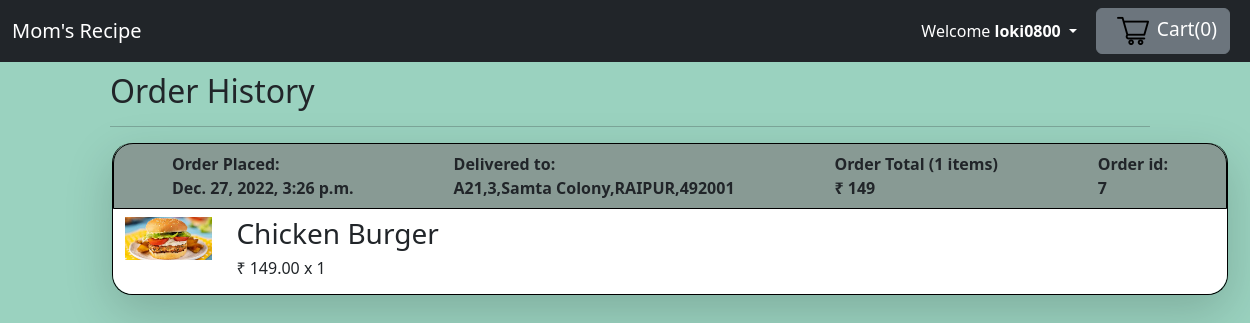
Before: /order (signed in) with the older database file.
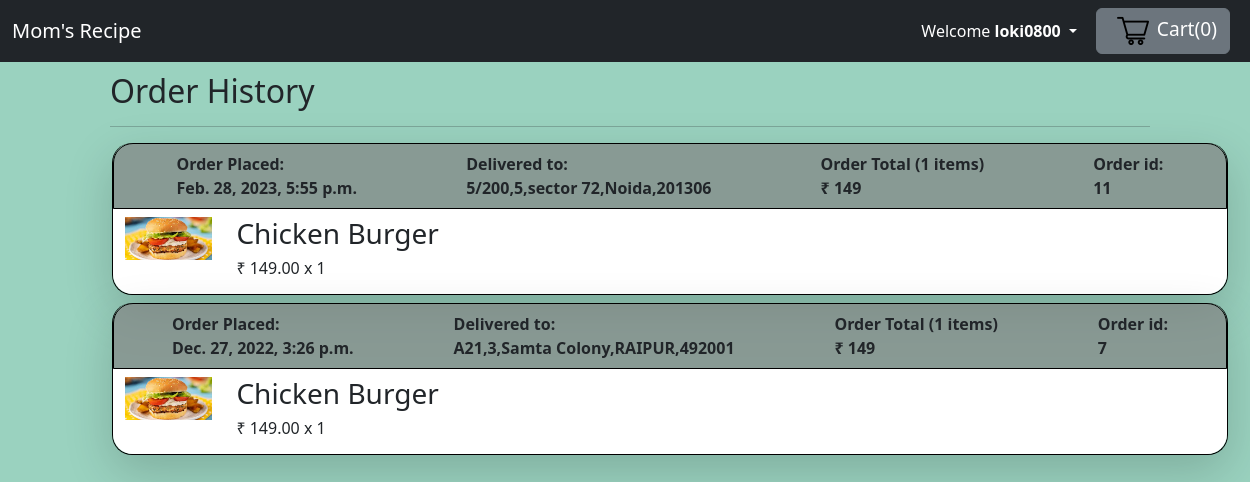
After: the same page with the newer database file.
### zapp/models.py (models this page shows)
class Order(models.Model):
    datetime = models.DateTimeField(default=datetime.datetime.now,null=True)
    orderid = models.AutoField(primary_key=True)
    username = models.ForeignKey(User,null=True,on_delete=models.SET_NULL)
    useraddress = models.CharField(null=True,max_length = 1000)
    items = models.CharField(null=True,max_length = 5000)
    totalprice = models.CharField(null=True,max_length = 100)

### zapp/views.py (the view)
# urls.py: path('order',views.orderpage,name='orderpage'),
@login_required(login_url='home')
def orderpage(request):
    myuser = request.user.get_username()
    userobj = User.objects.get(phone_number=myuser)
    myorder = Order.objects.filter(username=userobj).order_by('-datetime').values('datetime','useraddress','orderid','totalprice')
    orderitem = Order.objects.filter(username=userobj).order_by('-datetime').values('items')
    ord = (len(orderitem))
    for i in orderitem:
        for j in i:
            i[j] = (eval(i[j]))
    items = zip(myorder,orderitem)
    return render(request,'orderpage.html',{'myorder':items,'len':ord})

### zapp/models.py (called while the page is built)
    def __str__(self):
        return (self.username)

### templates/orderpage.html (shortened to what this page needs)
<!DOCTYPE html>
<html lang="en">
<head>
  <link rel="stylesheet" href="/static/bootstrap.min.css" />
</head>
<body style="background-color:rgba(36, 158, 116, 0.458) ;">
  <nav class="navbar navbar-expand-lg navbar-dark bg-dark ">
    <div class="container-fluid">
      <a class="navbar-brand home" href="userpage" >Mom's Recipe</a>
      <div class="collapse navbar-collapse" style="position:absolute;right:100px" id="navbarSupportedContent">
        <div class="dropdown" style="padding:0px 50px 0px 10px; margin-right:10px;">
          <button style="color:White;" class="btn  dropdown-toggle" type="button" id="dropdownMenuButton" data-toggle="dropdown" aria-haspopup="true" aria-expanded="false">
            Welcome <strong id="uname">{{user}}</strong>
          </button>
        </div>
      </div>
      <button type="button" class="btn btn-secondary mx-2 cartbtn"  id="popcart" data-container="body" data-toggle="popover" data-placement="bottom" data-html="true">
        <span style="font-size: 1.2rem;"><span class="mx-2"><img src="/media/items/logo/shopping-cart (1).png" alt="" ></span>Cart(<span id="cart{{user}}" name="cart">0</span>)</span>
      </button>
    </div>
  </nav>
<div style="margin: 10px 100px 0px 110px">
<h2>Order History</h2>
<hr>
</div>
{% if len %}
<div class="container" style="margin: 10px 100px 0px 100px">
{% for key,value in myorder %}
<div class="my-2 shadow-lg"  style="border-top:0px;border-right:1px solid black;border-bottom:1px solid black;border-left:1px solid black;border-radius:20px 20px 20px 20px">
  <div class="p-2" style=" width: 100%; border:1px solid black;background-color:rgba(128, 128, 128, 0.686);border-radius:20px 20px 0px 0px">
    <div style="display: flex; flex-direction: row; justify-content: space-around; align-content: stretch;">
      <b>
        <span>
          Order Placed:
          <br>
          {{key.datetime}}
        </span>
      </b>
      <b>
      <span>
        Delivered to:
        <br>
        {{key.useraddress}}
      </span>
      </b>
      <b>
        <span>
          Order Total ({{value.items | length}} items)
          <br>
          &#8377 {{key.totalprice}}
        </span>
      </b>
      <b>
        <span>
          Order id:
          <br>
          {{key.orderid}}
        </span>
      </b>
    </div>
  </div>
<div style="background-color:white; border-radius:0px 0px 20px 20px">
{% for a,b in value.items.items %}
<div class='row m-0 pt-2 pb-2'>
  <div class='col col-sm-2' style="width:10% ;">
    <img src="{{b.4}}" width='100%' alt='...' />
       </div>
  <div class='col '>
    <h3 id='name'> {{b.1}} </h3>
    <h6>&#8377 {{b.2}} x {{b.0}}
    </div>
  </div>
  {% endfor %}
  </div>
</div>
  {% endfor %}
</div>
{% else %}
<div style="text-align: center;">
  <h1>No previous order to show</h1>
</div>
{% endif %}
</body>
</html>

Changed rows visible on the page:
added Order: datetime "Feb. 28, 2023, 5:55 p.m.", useraddress "5/200,5,sector 72,Noida,201306", items|length "1", totalprice "149", orderid "11", b "Chicken Burger", b "149.00", b "1"
